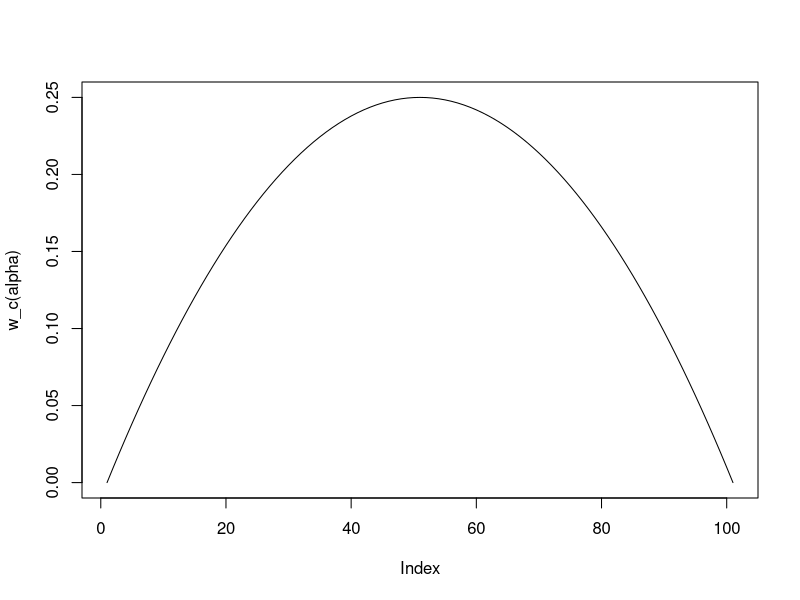
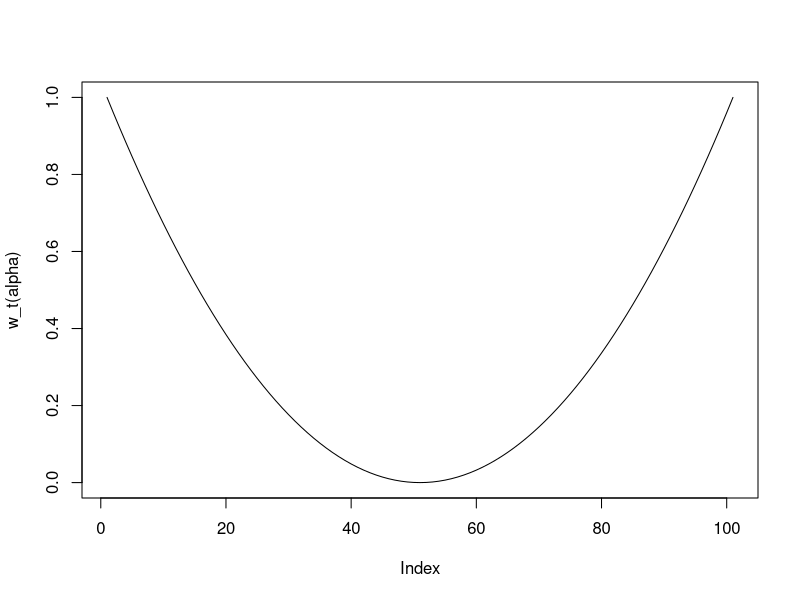
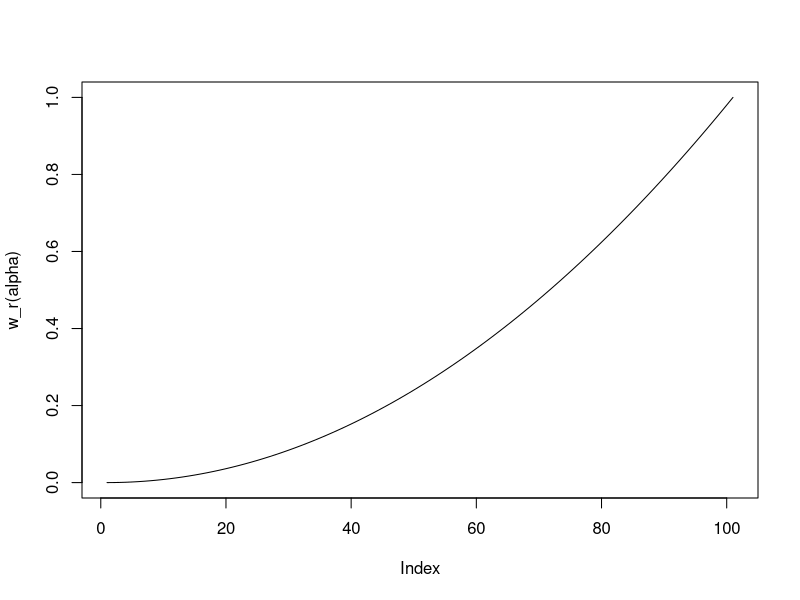
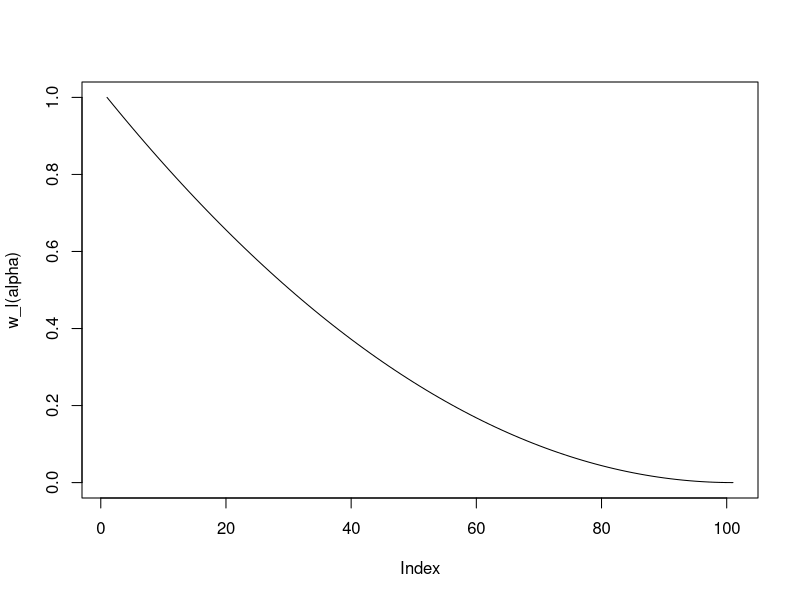

Generate these figures, in order, with R:
# Continuous Ranked Probability Score (CRPS) for simulated forecast distribuition 
crps <- function(y, sim_dens){
  J <- length(sim_dens)
  alpha <-  seq.int(0.5 * 1/J, 1 - 0.5 * 1/J, length.out = length(sim_dens))
  x <- sort(sim_dens)
  2 * ((y <  x) - alpha) * (x -  y)
}

# Quantile weighted CRPS (T. Gneiting and R. Ranjan (2011):
#                         Comparing Density Forecasts Using Threshold-and
#                         Quantile-Weighted Scoring Rules, JBES)
crps_qw <- function(y, sim_dens, w){
  J <- length(sim_dens)
  alpha <-  seq.int(0.5 * 1/J, 1 - 0.5 * 1/J, length.out = length(sim_dens))
  x <- sort(sim_dens)
   2 * w(alpha) * ((y <  x) - alpha) * (x -  y)
}

# Weighting functions proposed by Gneiting and Ranjan 2011
## To emphasize the center
w_c <- function(alpha) alpha * (1-alpha)
alpha <- seq(0,1, 0.01)
plot(w_c(alpha), type = "l")

## To emphasize the tails
w_t <- function(alpha) (2 * alpha - 1)^2
plot(w_t(alpha), type = "l")

## To emphasize the right tail 
w_r <- function(alpha) alpha^2 
plot(w_r(alpha), type = "l")

## To emphasize the left tail
w_l <- function(alpha) (1-alpha)^2
plot(w_l(alpha), type = "l")

# Directly source script
#library(RCurl)
#script <- getURL("https://raw.githubusercontent.com/alexandergerber/CRPS_QW/master/CRPS_QW.R", ssl.verifypeer = FALSE)
#eval(parse(text = script))
